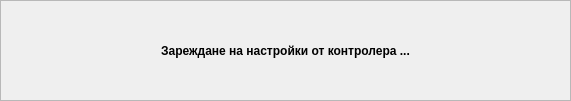
<?xml version="1.0" encoding="UTF-8"?>
<ui version="4.0">
 <class>LoadingMessageDialog</class>
 <widget class="QDialog" name="LoadingMessageDialog">
  <property name="windowModality">
   <enum>Qt::NonModal</enum>
  </property>
  <property name="enabled">
   <bool>true</bool>
  </property>
  <property name="geometry">
   <rect>
    <x>0</x>
    <y>0</y>
    <width>571</width>
    <height>101</height>
   </rect>
  </property>
  <property name="windowTitle">
   <string>Зареждане на настройки</string>
  </property>
  <property name="modal">
   <bool>true</bool>
  </property>
  <widget class="QFrame" name="frame">
   <property name="geometry">
    <rect>
     <x>0</x>
     <y>0</y>
     <width>571</width>
     <height>101</height>
    </rect>
   </property>
   <property name="styleSheet">
    <string notr="true"/>
   </property>
   <property name="frameShape">
    <enum>QFrame::StyledPanel</enum>
   </property>
   <property name="frameShadow">
    <enum>QFrame::Raised</enum>
   </property>
   <widget class="QLabel" name="label">
    <property name="geometry">
     <rect>
      <x>20</x>
      <y>20</y>
      <width>531</width>
      <height>61</height>
     </rect>
    </property>
    <property name="font">
     <font>
      <weight>75</weight>
      <bold>true</bold>
     </font>
    </property>
    <property name="focusPolicy">
     <enum>Qt::NoFocus</enum>
    </property>
    <property name="contextMenuPolicy">
     <enum>Qt::NoContextMenu</enum>
    </property>
    <property name="styleSheet">
     <string notr="true"/>
    </property>
    <property name="text">
     <string>Зареждане на настройки от контролера ...</string>
    </property>
    <property name="alignment">
     <set>Qt::AlignCenter</set>
    </property>
   </widget>
  </widget>
 </widget>
 <resources/>
 <connections/>
</ui>
